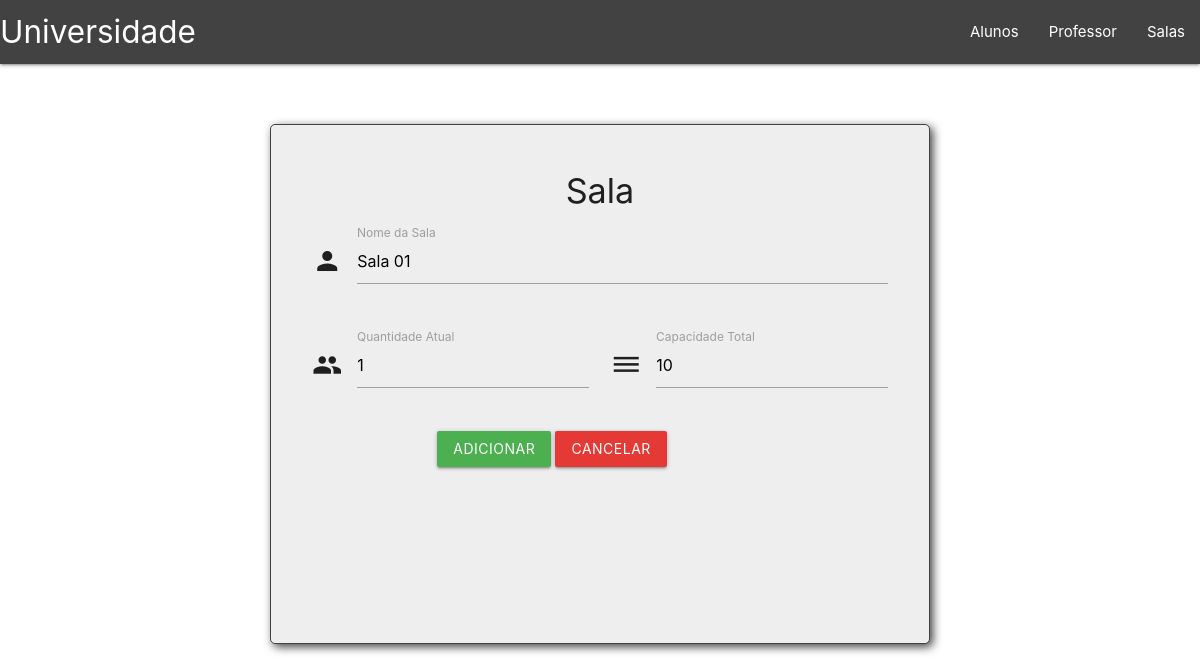
The page /Sala/SalaEdit.php?id=7 on the database its author committed.
### tables this page shows
CREATE TABLE IF NOT EXISTS `sala` (
  `idSala` int(20) NOT NULL AUTO_INCREMENT,
  `nomeSala` varchar(100) NOT NULL,
  `capacidadeAtual` int(10) NOT NULL,
  `capacidadeTotal` int(10) NOT NULL,
  PRIMARY KEY (`idSala`)
);

### php/edit.php (called while the page is built, shortened)
<?php
include("conect/conect.php");
$id = $_GET['id'];
if($page == "professor"){
    $queryRead= $conn->query("SELECT professor.id,professor.nome,sala.nomeSala,sala.idSala FROM Professor INNER JOIN sala on professor.turmaProfessor = sala.idSala WHERE professor.id='$id'")or die($mysqli->error);
}elseif ($page == "aluno"){
    $queryRead= $conn->query("SELECT aluno.id,aluno.nome,sala.nomeSala, sala.idSala FROM aluno INNER JOIN sala on aluno.turmaAluno = sala.idSala WHERE aluno.id='$id' ")or die($mysqli->error);
}elseif($page == "sala"){
    $queryRead= $conn->query("SELECT * FROM sala WHERE idSala = '$id'");
}
$dado = $queryRead->fetch_array();

### Sala/SalaEdit.php (the view, shortened to what this page needs)
<?php
$page = "sala";
include("../php/edit.php");
?>
<?php include("../Head.php"); ?>
    <div class="row box box-sala grey lighten-3">
        <h4 class="center s4">Sala</h4>
        <form class="col s12" method="post">
            <div class="row">
                <div class="input-field col s12">
                    <i class="material-icons prefix">person</i>
                    <input  value="<?=$dado['nomeSala']?>" name="nome" id="icon_prefix" type="text" class="validate">
                    <label>Nome da Sala</label>
                </div>
            </div>
            <div class="row">
                <div class="input-field col s6">
                    <i class="material-icons prefix">people</i>
                    <input value="<?=$dado['capacidadeAtual']?>" name="capacidadeAtual" id="icon_prefix" type="text" class="validate">
                    <label>Quantidade Atual</label>
                </div>
                <div class="input-field col s6">
                    <i class="material-icons prefix">dehaze</i>
                    <input value="<?=$dado['capacidadeTotal']?>" name="capacidadeTotal" id="icon_prefix" type="text" class="validate">
                    <label>Capacidade Total</label>
                </div>
            </div>
            <div class="row col s10 center">
                <button class="green btn waves-effect waves-light" type="submit" name="action">Adicionar</button>
                <a href="sala.php" class="red darken-1 waves-effect waves-light btn">Cancelar</a>
            </div>
        </form>
    </div>
<?php include ("../Footer.php");?>

### Arquivos/css/estilo.css (style rules this page uses)
.box { margin-top: 5%; padding: 2% 2.5% 5% 2.5%; width: 40%; height: 60%; border:1px solid #424242 ; border-radius: 5px ; box-shadow: 3px 3px 10px #424242 ; }
.box-sala { width: 55%; height: 65%; }

### rows shown on the page
sala: nome "Sala 01", capacidadeAtual "1", capacidadeTotal "10"
